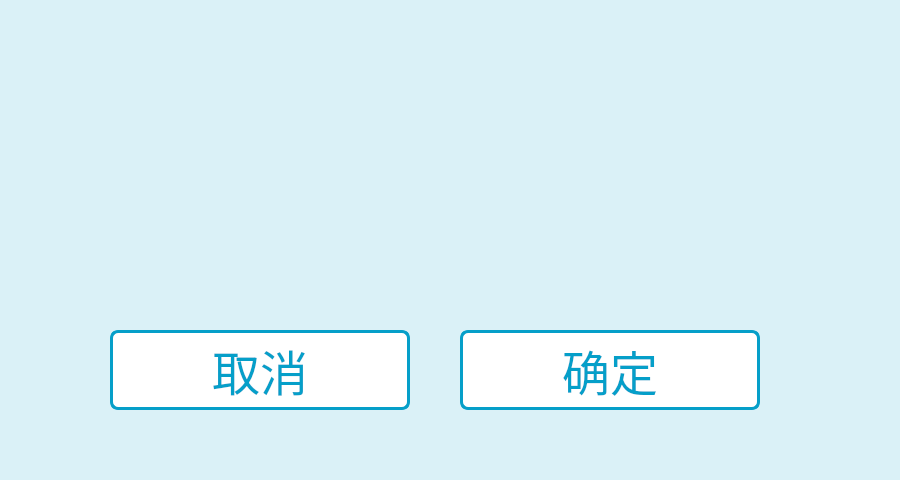
<?xml version="1.0" encoding="UTF-8"?>
<ui version="4.0">
 <class>AutoTreatStopClass</class>
 <widget class="QWidget" name="AutoTreatStopClass">
  <property name="geometry">
   <rect>
    <x>0</x>
    <y>0</y>
    <width>900</width>
    <height>480</height>
   </rect>
  </property>
  <property name="windowTitle">
   <string>AutoTreatStop</string>
  </property>
  <widget class="QLabel" name="label_Background">
   <property name="geometry">
    <rect>
     <x>0</x>
     <y>0</y>
     <width>900</width>
     <height>480</height>
    </rect>
   </property>
   <property name="styleSheet">
    <string notr="true">background-color:#DAF1F7;</string>
   </property>
   <property name="text">
    <string/>
   </property>
  </widget>
  <widget class="QLabel" name="label_PauseNote">
   <property name="geometry">
    <rect>
     <x>160</x>
     <y>120</y>
     <width>552</width>
     <height>116</height>
    </rect>
   </property>
   <property name="text">
    <string/>
   </property>
   <property name="pixmap">
    <pixmap resource="PhysicalTherapyRobot.qrc">:/PauseNote.png</pixmap>
   </property>
  </widget>
  <widget class="QPushButton" name="pushButton_Cancel">
   <property name="geometry">
    <rect>
     <x>110</x>
     <y>330</y>
     <width>300</width>
     <height>80</height>
    </rect>
   </property>
   <property name="font">
    <font>
     <family>阿里巴巴普惠体</family>
     <pointsize>36</pointsize>
    </font>
   </property>
   <property name="styleSheet">
    <string notr="true">QPushButton
{
    /*背景颜色*/  
	background-color:rgb(255,255,255);
	border-radius:8px;
	border:3px solid #059FC9;
	color:#059FC9;
}

QPushButton:pressed
{
    background-color:#059FC9;
	color:white;
}</string>
   </property>
   <property name="text">
    <string>取消</string>
   </property>
  </widget>
  <widget class="QPushButton" name="pushButton_Confirm">
   <property name="geometry">
    <rect>
     <x>460</x>
     <y>330</y>
     <width>300</width>
     <height>80</height>
    </rect>
   </property>
   <property name="font">
    <font>
     <family>阿里巴巴普惠体</family>
     <pointsize>36</pointsize>
    </font>
   </property>
   <property name="styleSheet">
    <string notr="true">QPushButton
{
    /*背景颜色*/  
	background-color:rgb(255,255,255);
	border-radius:8px;
	border:3px solid #059FC9;
	color:#059FC9;
}

QPushButton:pressed
{
    background-color:#059FC9;
	color:white;
}</string>
   </property>
   <property name="text">
    <string>确定</string>
   </property>
  </widget>
 </widget>
 <layoutdefault spacing="6" margin="11"/>
 <resources>
  <include location="PhysicalTherapyRobot.qrc"/>
 </resources>
 <connections/>
</ui>
